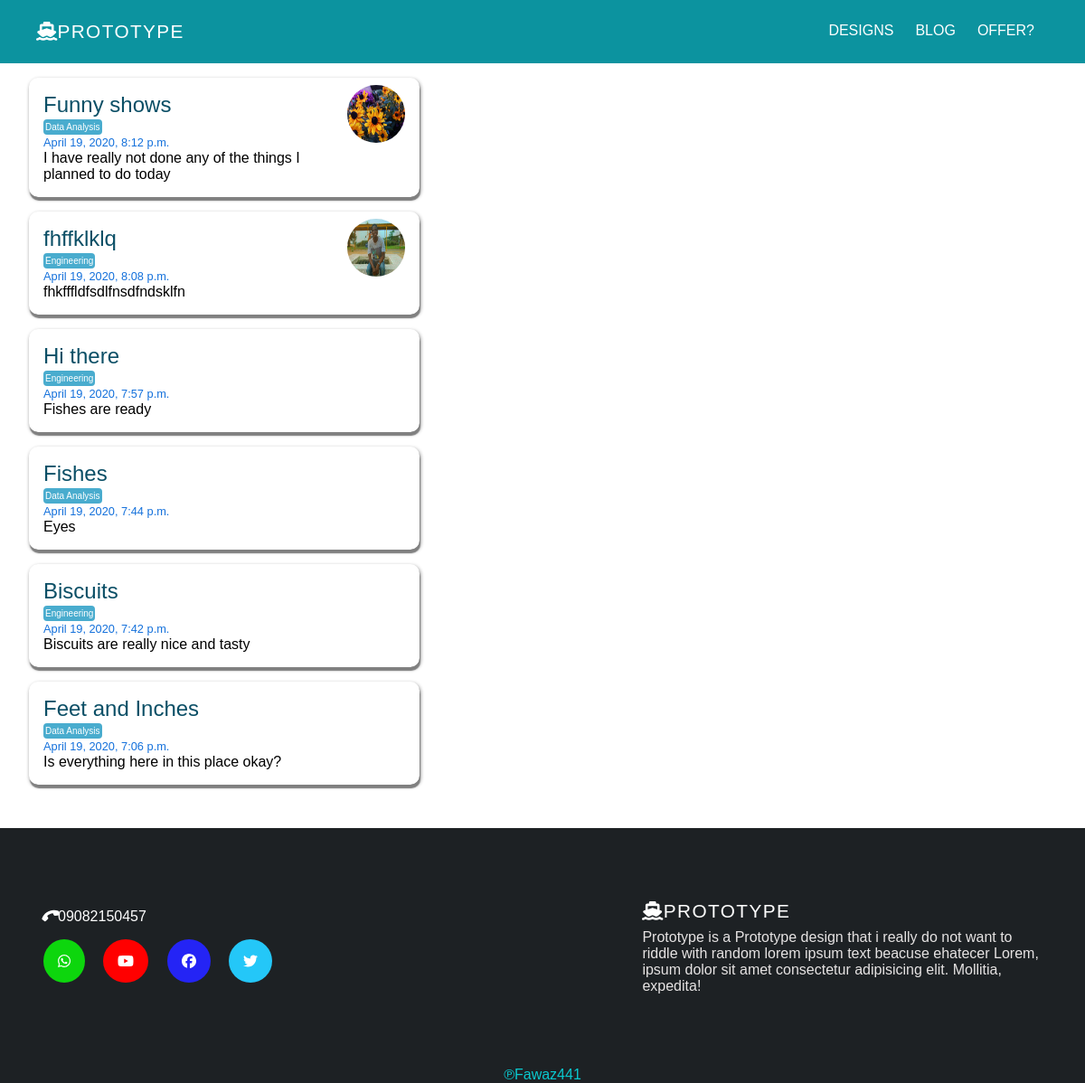
/posts/, run on the app's committed database.
### testrun_back/models.py (models this page shows, shortened)
class Post(models.Model):
    title = models.CharField(max_length=200,unique=True)
    content = models.TextField()
    created_at = models.DateTimeField(auto_now_add=True)
    published_date = models.DateTimeField(null=True,blank=True)
    image = models.ImageField(upload_to='media/',blank=True,null=True)
    author = models.ForeignKey('auth.User',related_name='posts',on_delete=models.CASCADE)
    area = models.CharField(max_length=20)
    slug = models.SlugField()
    def detail(self):
        return reverse('detail',kwargs={'slug':self.slug})

### testrun_back/views.py (the view)
# urls.py: path('posts/',views.PublishedPosts.as_view(),name='posts'),
class PublishedPosts(generic.ListView):
    model = Post
    template_name = 'posts.html'
    def get_queryset(self):
        return Post.objects.filter(published_date__isnull=False).order_by('-published_date').all()

### templates/posts.html (shortened to what this page needs)
{% extends 'base.html' %}
{% block content %}
<div class="wrapper full">
    {% for post in post_list %}
    <div class="outline">
        <a href="{{post.detail}}"><h3 class="title">{{post.title}}</h3></a>
        <span class="area">{{post.area}}</span><br>
        <span class="created_date">{{post.published_date}}</span><br>
        <p>{{post.content|truncatechars:100|safe|linebreaksbr}}</p>
        {% if post.image %}
        <div class="pic">
            <a href="#">
                <img src="{{post.image.url}}" alt="{{post.title}}">
            </a>
        </div>
        {% endif %}
    </div>
    {% endfor %}
</div>
{% endblock %}

### templates/base.html (shortened to what this page needs)
<!DOCTYPE html>
{% load static %}
<html lang="en">
<head>
    <link rel="stylesheet" href="{% static 'css/index.css' %}">
</head>
<body>
    <header class="main-header">
            <div class="nav">
                <a href="{% url 'home'%}">
                    <span class="brand"><i class="fas fa-ship"></i>PROTOTYPE</span>
                </a>
                <ul class="navbar-links">
                    <li><a href="{% url 'designs' %}" class="nav-link">Designs</a></li>
                    <li><a href="{% url 'posts' %}" class="nav-link">Blog</a></li>
                    <li><a href="{% url 'home' %}#form" class="nav-link">offer?</a></li>
                </ul>
            </div>
        </header>
        {% block content %}
        {% endblock %}
        <footer>
            <ul class="contact-info">
                <li class="phone"><i class="fas fa-phone"></i>09082150457</li><br>
                <li><i class="fab fa-whatsapp whatsapp"></i></li>
                <li><i class="fab fa-youtube youtube"></i></li>
                <li><i class="fab fa-facebook facebook"></i></li>
                <li><i class="fab fa-twitter twitter"></i></li>
            </ul>
            <p class="firm-info">
                <span><i class="fas fa-ship"></i>Prototype</span><br>
                Prototype is a Prototype design that i really do not want to
                riddle with random lorem ipsum text beacuse  ehatecer Lorem, ipsum dolor sit amet consectetur adipisicing elit. Mollitia, expedita!
            </p>
        </footer>
        <span class="remarks">&copysr;Fawaz441</span>
    </body>
    </html>

### static/css/index.css (style rules this page uses)
* { margin:0; padding:0; font-family: sans-serif; }
a { text-decoration: none; }
body,html { min-height:100vh; width:100%; }
.main-header { height:400px; background:black; background:linear-gradient(rgba(0,0,0,0.1),rgba(0,0,0,0.9)),url("../images/cars-on-road-in-city-during-night-time-3849167.jpg"); background-size:cover; background-position:0% 30%; position:relative; }
.nav { width:100%; height:70px; display:flex; justify-content: space-between; align-items:center; }
.brand { padding:40px; font-size:1.3rem; color:#fff; letter-spacing: 1.4px; }
.navbar-links { display: flex; margin-right:2rem; list-style: none; }
.nav-link { color:white; padding-right:1.5rem; text-transform:uppercase; display:block; position: relative; padding-bottom:3px; overflow:hidden; transition:all 0.5s ease-in-out; }
footer { background:rgb(29, 33, 36); padding:2rem 3rem; display:grid; grid-template-columns: 60% 40%; align-items:center; height:200px; }
.firm-info span { font-size:1.3rem; color:#fff; letter-spacing: 1.4px; text-transform:uppercase; display:inline-block; margin-bottom:0.5rem; }
.firm-info { color:rgb(230, 227, 227); }
.contact-info li { display:inline-flex; list-style:none; color:rgb(42, 197, 211); margin-right:1rem; }
.phone { padding-left:0;margin-bottom:1rem;color:#fff !important; }
.phone svg { transform:rotate(-250deg);color:#fff; }
.whatsapp,.facebook,.twitter,.youtube { padding:1rem; border-radius:50%; color:rgb(255, 255, 255); }
.whatsapp { background:rgb(13, 214, 13); }
.youtube { background:red; }
.facebook { background:rgb(36, 36, 245); }
.twitter { background:rgb(36, 199, 248); }
.remarks { display:block; text-align: center; background:rgb(29, 33, 36); color:rgb(10, 201, 207); }
.wrapper { margin:1rem 2rem; min-height:calc(100% - 300px); }
.created_date { color:rgb(19, 112, 219); font-size:0.8rem; }
.title { font-size:1.5rem; color:#0b4f66; font-weight:400; }
.outline { margin-bottom:1rem; max-width:400px; padding:1rem; box-shadow:1px 4px 1px grey , 1px 2px 4px grey; border-radius:10px; position: relative; }
.outline:last-of-type { margin-bottom:3rem; }
.outline p { max-width:80%; margin-right:2rem; }
.outline .area { margin-right:0.6rem; background:#49acce; color:#fff; padding:3px 2px; font-size:10px; border-radius:4px; margin-bottom:8px; cursor: pointer; }
.pic { position:absolute; right:0; top:0.5rem; height:80px; width:80px; border-radius:50%; }
.pic img { height:80%; width:80%; position:absolute; border-radius: 50%; display:block; }

### templates/posts.html (style rules this page uses)
.main-header { background:none; height:auto; }
.nav { background:rgba(9, 146, 158, 0.986); }
body,html { min-height: 100vh; }

### data on the page
Post: title "Funny shows", area "Data Analysis", published_date "April 19, 2020, 8:12 p.m.", content "I have really not done any of the things I planned to do today", image (picture)
Post: title "fhffklklq", area "Engineering", published_date "April 19, 2020, 8:08 p.m.", content "fhkfffldfsdlfnsdfndsklfn", image (picture)
Post: title "Hi there", area "Engineering", published_date "April 19, 2020, 7:57 p.m.", content "Fishes are ready"
Post: title "Fishes", area "Data Analysis", published_date "April 19, 2020, 7:44 p.m.", content "Eyes"
Post: title "Biscuits", area "Engineering", published_date "April 19, 2020, 7:42 p.m.", content "Biscuits are really nice and tasty"
Post: title "Feet and Inches", area "Data Analysis", published_date "April 19, 2020, 7:06 p.m.", content "Is everything here in this place okay?"
